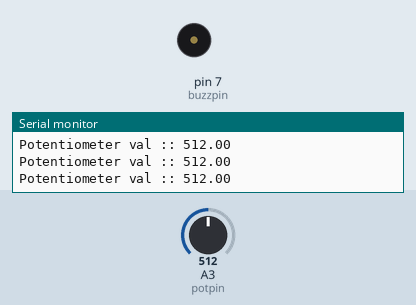
A sketch run on a simulated Arduino Uno, built with avr-gcc and run on an emulated ATmega328P. Parts: buzzer (waves = sounding, pin HIGH), the last lines printed to the serial monitor. Inputs (shaded band) come from the test bench; at power-on: A3 (potpin) = 512.

Above: at 1.2 s.
1.3 s: A3 (potpin) set to 991
4.3 s: A3 (potpin) set to 1017
At 4.6 s:
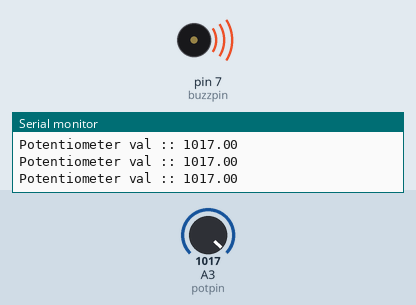
Timing chart, 0 to 7.3 s (numbered marks = the images above; inputs shaded):
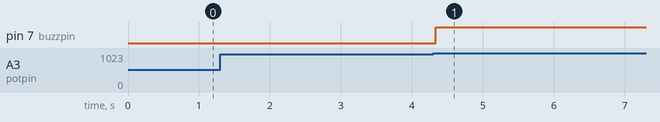

The sketch:

code.ino
```cpp
int buzzpin = 7;
int potpin = A3;
String msg="Potentiometer val :: ";
float potval;
void setup()
{
  Serial.begin(9600);
  pinMode(buzzpin, OUTPUT);
  pinMode(potpin , INPUT);

}

void loop()
{
  potval = analogRead(potpin);
  Serial.print(msg);
  Serial.println(potval);
  if(potval > 1000){
    digitalWrite(buzzpin, HIGH);
  }else{
    digitalWrite(buzzpin, LOW);
  }
}
```

Measured:
- the behaviour switches between 1000 and 1001 on A3 (potpin) (found by bisection; images 0 and 1)
- after the input at 4.3 s, pin 7 (buzzpin): LOW → HIGH at once
